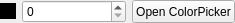
<?xml version="1.0" encoding="UTF-8"?>
<ui version="4.0">
 <class>Form</class>
 <widget class="QWidget" name="Form">
  <property name="geometry">
   <rect>
    <x>0</x>
    <y>0</y>
    <width>235</width>
    <height>23</height>
   </rect>
  </property>
  <property name="windowTitle">
   <string>Form</string>
  </property>
  <layout class="QHBoxLayout" name="horizontalLayout">
   <property name="leftMargin">
    <number>0</number>
   </property>
   <property name="topMargin">
    <number>0</number>
   </property>
   <property name="rightMargin">
    <number>0</number>
   </property>
   <property name="bottomMargin">
    <number>0</number>
   </property>
   <item>
    <widget class="QLabel" name="colorLabel">
     <property name="minimumSize">
      <size>
       <width>16</width>
       <height>16</height>
      </size>
     </property>
     <property name="maximumSize">
      <size>
       <width>16</width>
       <height>16</height>
      </size>
     </property>
     <property name="styleSheet">
      <string notr="true">background: black;</string>
     </property>
     <property name="text">
      <string/>
     </property>
    </widget>
   </item>
   <item>
    <widget class="LongSpinBox" name="colorSpin"/>
   </item>
   <item>
    <widget class="QPushButton" name="editButton">
    <property name="sizePolicy">
        <sizepolicy hsizetype="Minimum" vsizetype="Minimum">
            <horstretch>0</horstretch>
            <verstretch>0</verstretch>
        </sizepolicy>
    </property>
     <property name="text">
      <string>Open ColorPicker</string>
     </property>
    </widget>
   </item>
  </layout>
 </widget>
 <customwidgets>
  <customwidget>
   <class>LongSpinBox</class>
   <extends>QSpinBox</extends>
   <header location="global">toolset.gui.widgets.long_spinbox</header>
  </customwidget>
 </customwidgets>
 <resources/>
 <connections/>
</ui>
